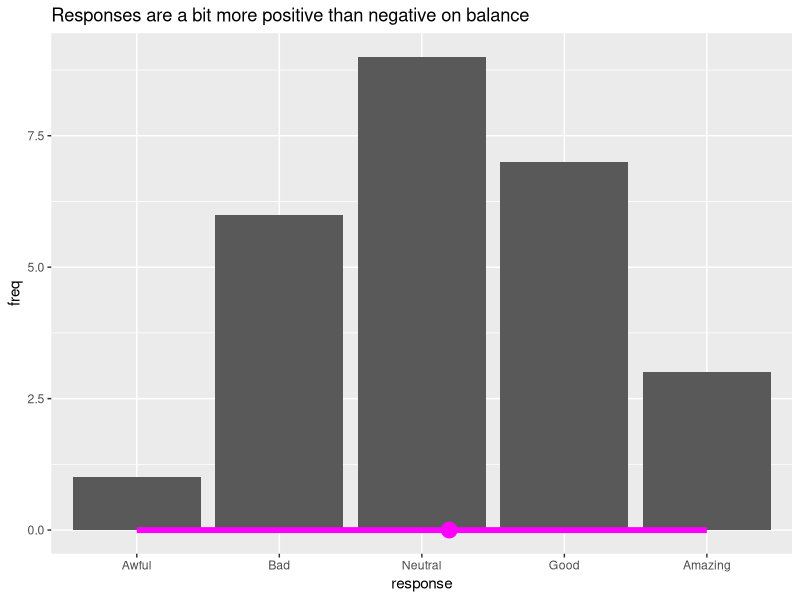
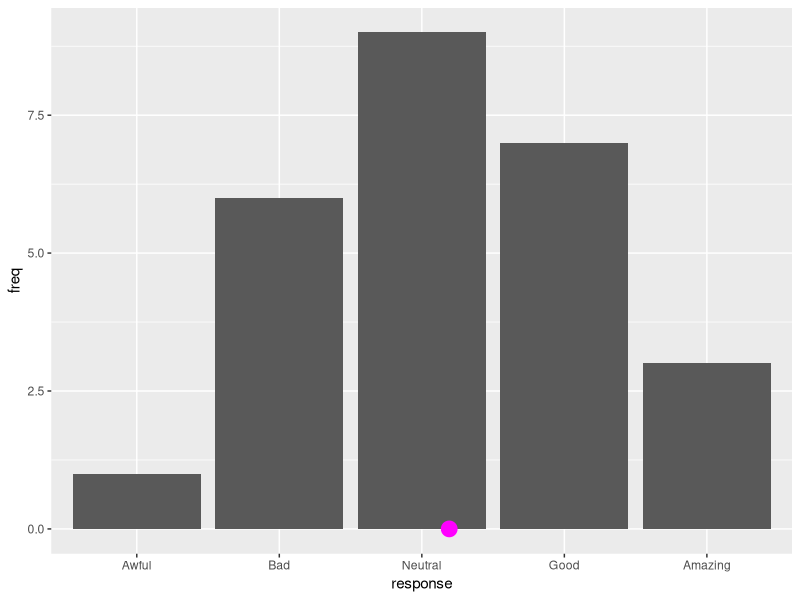
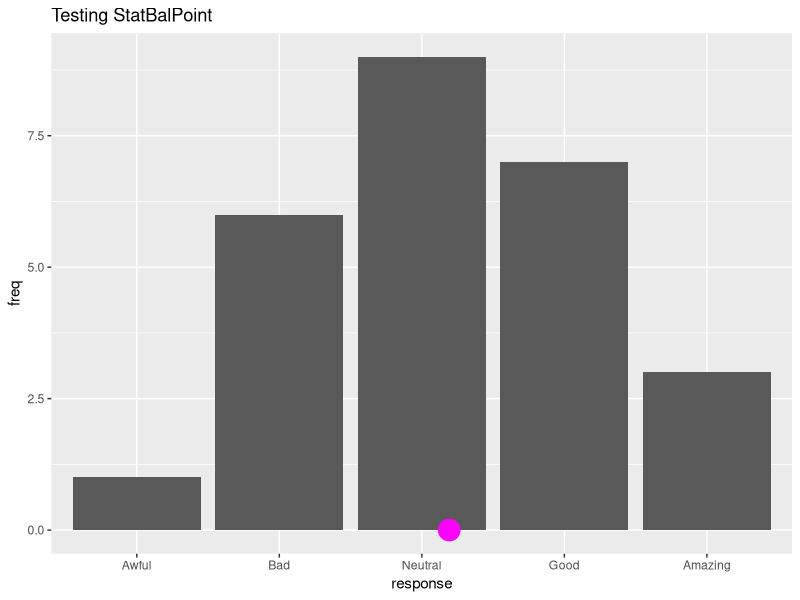
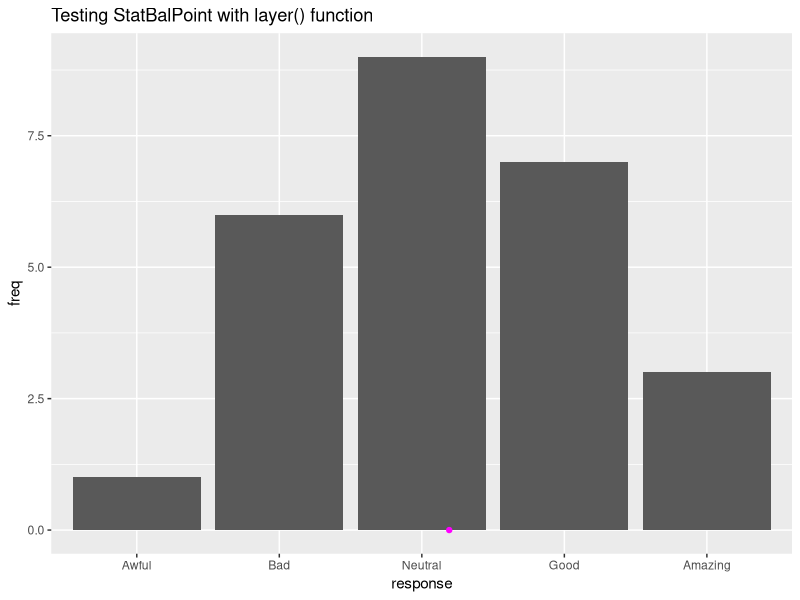
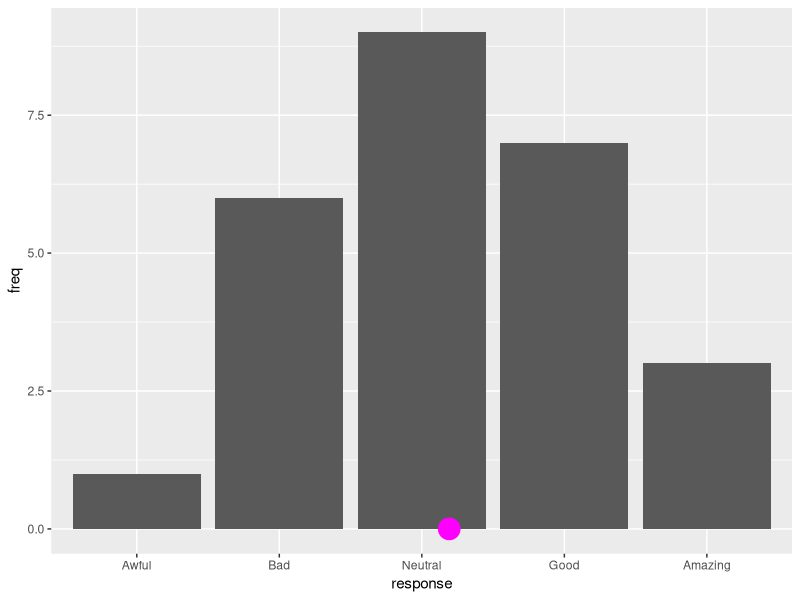

The R source for these figures, in order:
## ---- chunk 1
library(tidyverse)

survey_df <- data.frame(response = 
                          c("Awful",
                        "Bad", 
                        "Neutral",
                        "Good",
                        "Amazing") |> 
                          fct_inorder(ordered = T), 
                         freq = c(1, 6, 9, 7, 3))

balancing_point_df <- survey_df |> 
  summarize(x = sum(as.numeric(response) * freq) / 
              sum(freq)) |> 
  mutate(y = 0)

ggplot(survey_df) + 
  aes(x = response, 
      y = freq) + 
  geom_col() + 
  geom_point(data = balancing_point_df,
             aes(x = x, y = y),
             size = 5, color = "magenta") + 
  annotate(geom = "segment", x = 1, xend = 5, y = 0, yend = 0,
           color = "magenta", size = 2) +
  labs(title = "Responses are a bit more positive than negative on balance")


## ---- chunk 2
#| label: fitted_1

library(tidyverse)
survey_df <- data.frame(response = 
                          c("Awful",
                        "Bad", 
                        "Neutral",
                        "Good",
                        "Amazing") |> 
                          fct_inorder(ordered = T), 
                         freq = c(1, 6, 9, 7, 3))

balancing_point_df <- survey_df |> 
  summarize(x = sum(as.numeric(response) * freq) / 
              sum(freq)) |> 
  mutate(y = 0)

ggplot(survey_df) + 
  aes(x = response, 
      y = freq) + 
  geom_col() + 
  geom_point(data = balancing_point_df,
             aes(x = x, y = y),
             size = 5, color = "magenta")
## ---- chunk 3
#| label: fitted_2

compute_panel_bal_point <- function(data, scales){

  data |> 
  summarize(x = sum(x * y) / sum(y)) |> 
  mutate(y = 0)
  
}
## ---- chunk 4
## Test compute. 
survey_df |>
  mutate(response = response |> as.numeric()) |>
  select(x = response, 
         y = freq) |>
  compute_panel_bal_point()
## ---- chunk 5
#| label: fitted_3
StatBalPoint <- ggplot2::ggproto(`_class` = "StatBalPoint",
                                  `_inherit` = ggplot2::Stat,
                                  required_aes = c("x", "y"),
                                  compute_panel = compute_panel_bal_point)
## ---- chunk 6
survey_df |> 
  ggplot() + 
  aes(x = response,
      y = freq) + 
  geom_col() + 
  geom_point(stat = StatBalPoint, 
             color = "magenta", 
             size = 7) +
  labs(title = "Testing StatBalPoint")
## ---- chunk 7
survey_df |> 
  ggplot() + 
  aes(x = response,
      y = freq) + 
  geom_col() + 
  layer(geom = GeomPoint, 
        stat = StatBalPoint, 
        position = "identity", 
        params = list(color = "magenta")) + 
  labs(title = "Testing StatBalPoint with layer() function")
## ---- chunk 8
#| label: fitted_4

stat_bal_point <- function(mapping = NULL, data = NULL, geom = "point", position = "identity", 
    ..., show.legend = NA, inherit.aes = TRUE) {
    layer(data = data, mapping = mapping, stat = StatBalPoint, 
        geom = geom, position = position, show.legend = show.legend, 
        inherit.aes = inherit.aes, params = list(na.rm = FALSE, 
            ...))
}
## ---- chunk 9
geom_bal_point <- stat_bal_point
## ---- chunk 10
#| label: fitted_5
survey_df |> 
  ggplot() + 
  aes(x = response, 
      y = freq) +
  geom_col() + 
  geom_bal_point(color = "magenta", 
                 size = 7)
## ---- chunk 11
library(tidyverse)

# Step 1. Define compute
compute_panel_bal_point <- function(data, scales){
  
  data |> 
    summarise(x = (x*y)/sum(y)) |>
    mutate(y = 0)
  
}


# Step 2. Define Stat
StatBalPoint = ggproto(`_class` = "StatBalPoint",
                      `_inherit` = Stat,
                      required_aes = c("x", "y"),
                      compute_group = compute_panel_bal_point)

# Step 3. Define user-facing functions

## define stat_*()
stat_bal_point <- function(mapping = NULL, data = NULL, 
                           geom = "point", 
                           position = "identity", 
                         ..., show.legend = NA, 
                         inherit.aes = TRUE) 
{
    layer(data = data, mapping = mapping, stat = StatBalPoint, 
        geom = geom, position = position, show.legend = show.legend, 
        inherit.aes = inherit.aes, params = rlang::list2(na.rm = FALSE, 
            ...))
}

## define geom_*()
geom_bal_point <- stat_bal_point
